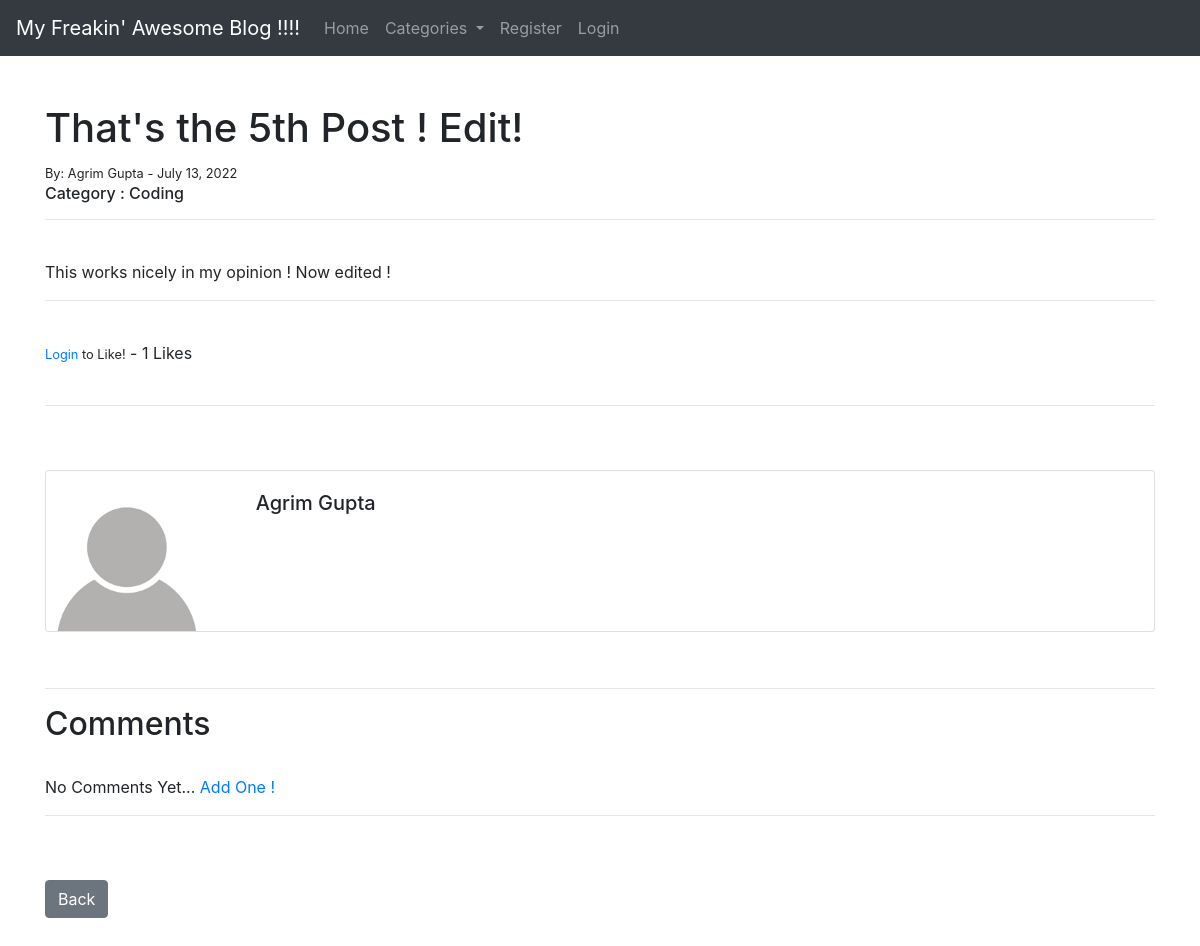
Page /details_post/12 on the earlier database version.
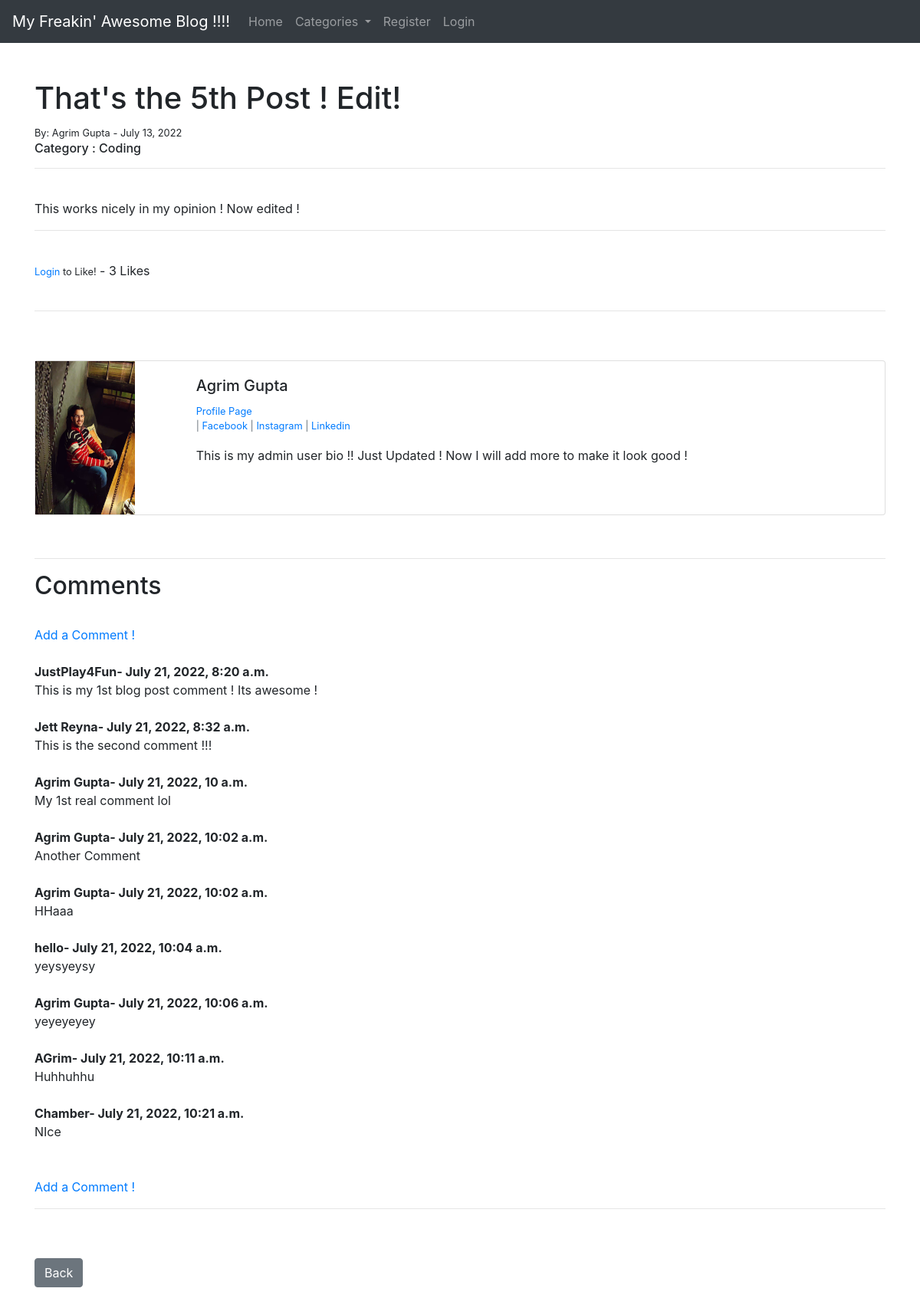
Same page on the later database version.
### final_app/models.py (models this page shows, shortened)
class Post(models.Model):
    title = models.CharField(max_length=255)
    header_image = models.ImageField(
        null=True, blank=True, upload_to="images/")
    title_tag = models.CharField(max_length=255)
    author = models.ForeignKey(User, on_delete=models.CASCADE)
    body = RichTextField(blank=True, null=True)
    post_date = models.DateField(auto_now_add=True)
    category = models.CharField(max_length=255, default='coding')
    snippet = models.CharField(
        max_length=255)
    likes = models.ManyToManyField(User, related_name='blog_posts')
    def total_likes(self):
        return self.likes.count()

class Profile(models.Model):
    user = models.OneToOneField(User, null=True, on_delete=models.CASCADE)
    bio = models.TextField()
    profile_pic = models.ImageField(
        null=True, blank=True, upload_to="images/profile/")
    website_url = models.CharField(max_length=255, null=True, blank=True)
    facebook_url = models.CharField(max_length=255, null=True, blank=True)
    twitter_url = models.CharField(max_length=255, null=True, blank=True)
    instagram_url = models.CharField(max_length=255, null=True, blank=True)
    pinterest_url = models.CharField(max_length=255, null=True, blank=True)
    Linkedin_url = models.CharField(max_length=255, null=True, blank=True)

class Comment(models.Model):
    post = models.ForeignKey(
        Post, related_name="comments", on_delete=models.CASCADE)
    name = models.CharField(max_length=255)
    body = models.TextField()
    date_added = models.DateTimeField(auto_now_add=True)

### final_app/views.py (the view)
# urls.py: path('details_post/<int:pk>', PostDetailView.as_view(), name='details_post'),
class PostDetailView(DetailView):
    model = Post
    template_name = 'details_post.html'
    def get_context_data(self, *args, **kwargs):
        cat_menu = Category.objects.all()
        context = super(PostDetailView, self).get_context_data(*args, **kwargs)
        stuff = get_object_or_404(Post, id=self.kwargs['pk'])
        total_likes = stuff.total_likes()
        liked = False
        if stuff.likes.filter(id=self.request.user.id).exists():
            liked = True
        context["cat_menu"] = cat_menu
        context["total_likes"] = total_likes
        context["liked"] = liked
        return context

### final_app/models.py (called while the page is built)
    def __str__(self):
        return self.name

### final_app/templates/details_post.html (shortened to what this page needs)
{% extends 'base.html' %}
{%load static%}
{% block content %}
<h1>{{post.title}}</h1>
<small>By: {{post.author.first_name}} {{post.author.last_name}} - {{post.post_date}}
</small>
<br />
<h6>Category : {{post.category}}</h6>
<hr>
<br />
{{post.body|safe}}
<br />
<hr><br />
<form action="{%url 'like_post' post.pk%}" method="POST">
    {% if user.is_authenticated %}
    {%if liked%}
    <button type="submit" , name="post_id" , value="{{post.id}}" , class="btn btn-danger btn-sm">UnlLike</button>
    {%else%}
    <button type="submit" , name="post_id" , value="{{post.id}}" , class="btn btn-primary btn-sm">Like</button>
    {%endif%}
    {%else%}
    <small> <a href="{% url 'login' %}">Login</a> to Like!</small>
    {%endif%}
    - {{total_likes}} Likes
</form><br />
<hr>
<br /><br />
<div class="card mb-3">
    <div class="row g-0">
        <div class="col-md-2">
            {%if post.author.profile.profile_pic%}
            <img src="{{post.author.profile.profile_pic.url}}" width="130" height="200">
            {%else%}
            <img src="{%static 'final_app/images/download.png'%}" class=card-img>
            {%endif%}
        </div>
        <div class="col-md-10">
            <div class="card-body">
                <h5 class="card-title">{{post.author.first_name}} {{post.author.last_name}}</h5>
                {%if post.author.profile.id%}
                <p class="small text-muted">
                    <a href="{%url 'show_profile_page' post.author.profile.id%}">Profile Page</a><br />
                    {%if post.author.profile.facebook_url%} | <a href="{{post.author.profile.facebook_url}}">Facebook
                    </a>{%endif%}
                    {%if post.author.profile.instagram_url%} | <a href="{{post.author.profile.instagram_url}}">Instagram
                    </a>{%endif%}
                    {%if post.author.profile.Linkedin_url%} | <a href="{{post.author.profile.Linkedin_url}}">Linkedin
                    </a>{%endif%}
                </p>
                <p class="card-text ">{{post.author.profile.bio}}</p>
                {%endif%}
            </div>
        </div>
    </div>
</div>
<br />
<hr>
<h2> Comments</h2><br />
{%if not post.comments.all %}
No Comments Yet... <a href="{%url 'add_comment' post.pk%}"> Add One !</a>
{%else%}
<a href="{%url 'add_comment' post.pk%}">Add a Comment !</a><br /><br />
{%for comment in post.comments.all%}<strong>
    {{comment.name}}-
    {{comment.date_added}}
</strong>
<br />
{{comment.body}}<br /><br />
{%endfor%}
<br />
<a href="{%url 'add_comment' post.pk%}">Add a Comment !</a>
{%endif%}
<hr><br /><br /><a href="{% url 'home' %}" class="btn btn-secondary">Back</a>
<br /><br /><br />
{% endblock %}

Differences in the rows shown:
shown differently, row unchanged: Post "That's the 5th Post ! Edit!": author.profile.bio (not shown) → "This is my admin user bio !! Just Updated ! Now I will add more to make it look good !"
added Comment: name "JustPlay4Fun", date_added "July 21, 2022, 8:20 a.m.", body "This is my 1st blog post comment ! Its awesome !"
added Comment: name "Jett Reyna", date_added "July 21, 2022, 8:32 a.m.", body "This is the second comment !!!"
added Comment: name "Agrim Gupta", date_added "July 21, 2022, 10 a.m.", body "My 1st real comment lol"
added Comment: name "Agrim Gupta", date_added "July 21, 2022, 10:02 a.m.", body "Another Comment"
added Comment: name "Agrim Gupta", date_added "July 21, 2022, 10:02 a.m.", body "HHaaa"
added Comment: name "hello", date_added "July 21, 2022, 10:04 a.m.", body "yeysyeysy"
added Comment: name "Agrim Gupta", date_added "July 21, 2022, 10:06 a.m.", body "yeyeyeyey"
added Comment: name "AGrim", date_added "July 21, 2022, 10:11 a.m.", body "Huhhuhhu"
added Comment: name "Chamber", date_added "July 21, 2022, 10:21 a.m.", body "NIce"
Other differences:
{{ total_likes }}: "1" → "3"
text no longer shown: "No Comments Yet... Add One !"
text now shown: "Profile Page | Facebook | Instagram | Linkedin Add a Comment ! Add a Comment !"
